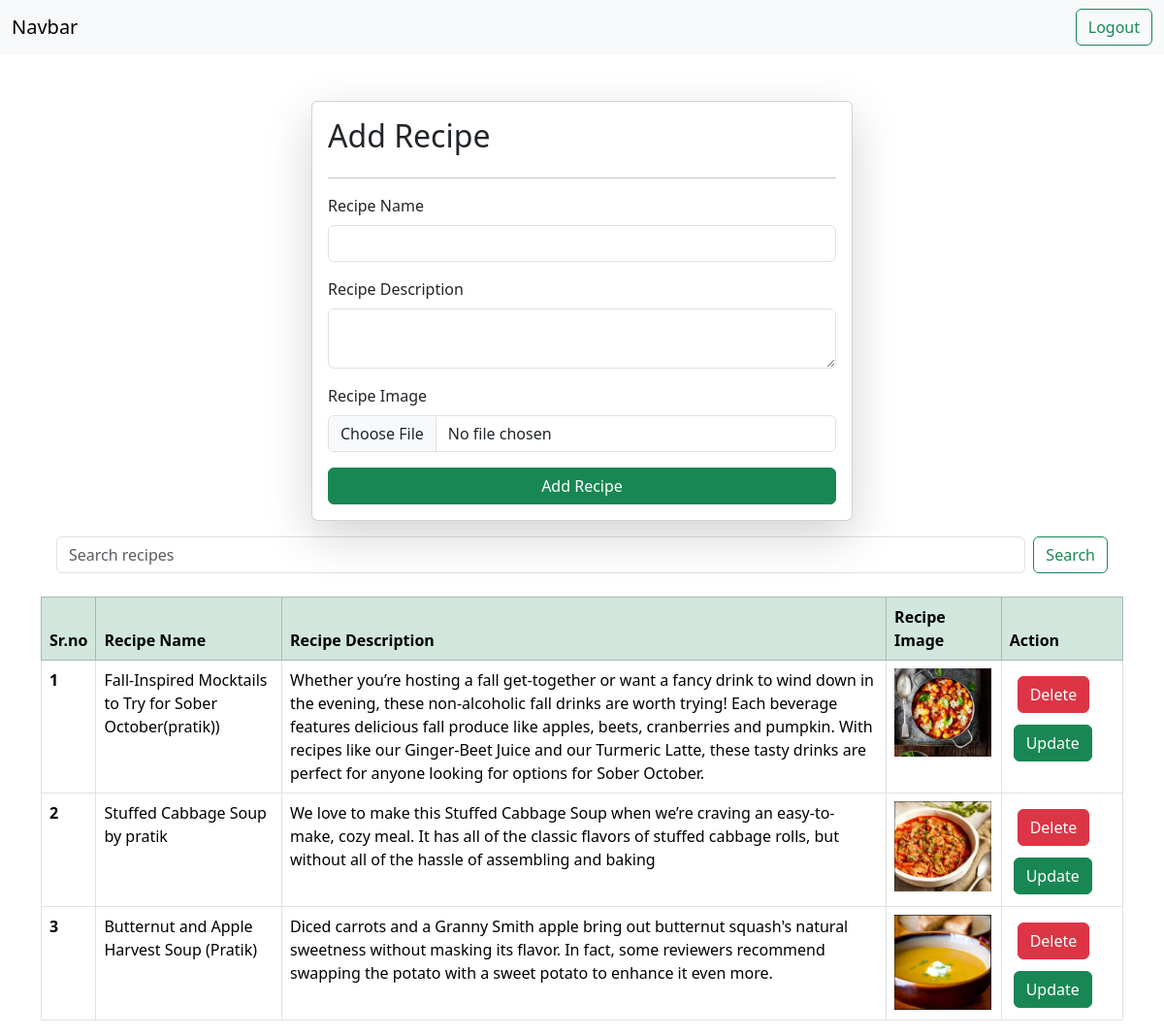
The app's page / (signed in) with its own data.
### vege/models.py (models this page shows)
class Recipe(models.Model):
    user = models.ForeignKey(User, on_delete=models.SET_NULL, null=True, blank=True)
    recipe_name = models.CharField(max_length=50)
    recipe_description = models.TextField()
    recipe_image = models.ImageField(upload_to='recipes')

### vege/views.py (the view, shortened to what this page needs)
# urls.py: path('', recipes, name = 'recipes'),
@login_required(login_url= "login_page")
def recipes(request):
    queryset = Recipe.objects.all()
    if request.GET.get('search'):
        queryset = queryset.filter(recipe_name__icontains = request.GET.get('search'))
    context = {'recipes' : queryset}
    return render(request, 'recipes.html' , context)

### vege/templates/recipes.html (shortened to what this page needs)
{% extends "base.html" %}
{%block start%}
    <div class = "container mt-5">
        <form class = "col-6 mx-auto card p-3 shadow-lg " method="post" enctype="multipart/form-data" >
            <h2>Add Recipe</h2>
            <hr>
            <div class="mb-3">
              <label for="exampleInputEmail1" class="form-label">Recipe Name</label>
              <input type="text" class="form-control" name="recipe_name" required>
            </div>
            <div class="mb-3">
                <label for="exampleInputPassword1" class="form-label">Recipe Description</label>
                <textarea class="form-control" name="recipe_description" required></textarea>
            </div>
            <div class="mb-3">
                <label for="exampleInputPassword1" class="form-label">Recipe Image</label>
                <input type="file" class="form-control" name="recipe_image" >
            </div>
            <button type="submit" class="btn btn-success">Add Recipe</button>
        </form>
        <form class="d-flex mb-4 m-3" method="GET" action="">
            <input class="form-control me-2" type="search" placeholder="Search recipes" aria-label="Search" name="search">
            <button class="btn btn-outline-success" type="submit">Search</button>
        </form>
        <table class="table table-bordered mt-4">
            <thead class="table-success">
                <tr>
                    <th scope="col">Sr.no</th>
                    <th scope="col">Recipe Name</th>
                    <th scope="col">Recipe Description</th>
                    <th scope="col">Recipe Image</th>
                    <th scope="col">Action</th>
                </tr>
            </thead>
            <tbody>
                {% for recipe in recipes %}
                <tr>
                    <th scope="row">{{ forloop.counter }}</th>
                    <td>{{ recipe.recipe_name }}</td>
                    <td>{{ recipe.recipe_description }}</td>
                    <td><img src="/media/{{recipe.recipe_image }}" style="max-width: 100px; max-height: 100px;"></td>
                    <td>
                        <a href="/delete-recipe/{{recipe.id}}/" class="btn btn-danger m-2">Delete</a>
                        <a href="/update-recipe/{{recipe.id}}/" class="btn btn-success m-1">Update</a>
                    </td>
                </tr>
                {% endfor %}
            </tbody>
        </table>
    </div>
</body>
</html>
{% endblock %}

### vege/templates/base.html (shortened to what this page needs)
<!DOCTYPE html>
<html lang="en">
<head>
    <link href="https://cdn.jsdelivr.net/npm/bootstrap@5.3.3/dist/css/bootstrap.min.css" rel="stylesheet">
</head>
<body>
    <nav class="navbar bg-body-tertiary">
        <div class="container-fluid">
          <a class="navbar-brand">Navbar</a>
          <form class="d-flex" role="search">
            {% if user.is_authenticated %}
            <a href="/logout/" class="btn btn-outline-success">Logout</a>
            {% else %}
            <a href="/login/" class="btn btn-outline-success">Login</a>
            {% endif %}
          </form>
        </div>
      </nav>
    {%block start%}
    {%endblock%}
</body>
</html>

### records on screen
Recipe: recipe_name "Fall-Inspired Mocktails to Try for Sober October(pratik))", recipe_description "Whether you’re hosting a fall get-together or want a fancy drink to wind down in the evening, these non-alcoholic fall drinks are worth trying! Each beverage features delicious fall produce like apples, beets, cranberries and pumpkin. With recipes like our Ginger-Beet Juice and our Turmeric Latte, these tasty drinks are perfect for anyone looking for options for Sober October.", recipe_image (picture)
Recipe: recipe_name "Stuffed Cabbage Soup by pratik", recipe_description "We love to make this Stuffed Cabbage Soup when we’re craving an easy-to-make, cozy meal. It has all of the classic flavors of stuffed cabbage rolls, but without all of the hassle of assembling and baking", recipe_image (picture)
Recipe: recipe_name "Butternut and Apple Harvest Soup (Pratik)", recipe_description "Diced carrots and a Granny Smith apple bring out butternut squash's natural sweetness without masking its flavor. In fact, some reviewers recommend swapping the potato with a sweet potato to enhance it even more.", recipe_image (picture)
